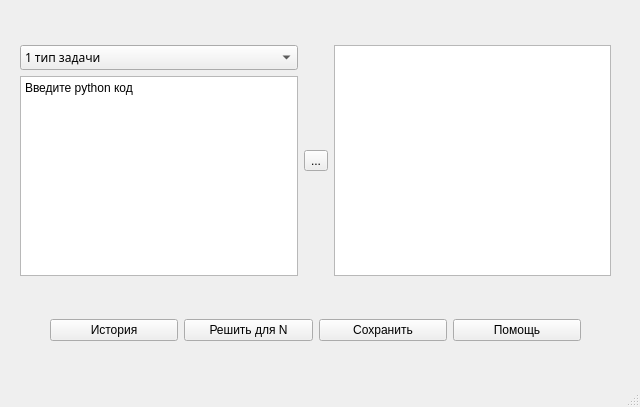
<?xml version="1.0" encoding="UTF-8"?>
<ui version="4.0">
 <class>MainWindow</class>
 <widget class="QMainWindow" name="MainWindow">
  <property name="geometry">
   <rect>
    <x>0</x>
    <y>0</y>
    <width>640</width>
    <height>407</height>
   </rect>
  </property>
  <property name="windowTitle">
   <string>Math And Code</string>
  </property>
  <widget class="QWidget" name="centralwidget">
   <widget class="QWidget" name="horizontalLayoutWidget">
    <property name="geometry">
     <rect>
      <x>20</x>
      <y>45</y>
      <width>591</width>
      <height>231</height>
     </rect>
    </property>
    <layout class="QHBoxLayout" name="horizontalLayout">
     <item>
      <layout class="QVBoxLayout" name="verticalLayout">
       <item>
        <widget class="QComboBox" name="comboBox">
         <property name="font">
          <font>
           <family>Noto Sans</family>
          </font>
         </property>
         <item>
          <property name="text">
           <string>1 тип задачи</string>
          </property>
         </item>
         <item>
          <property name="text">
           <string>2 тип задачи</string>
          </property>
         </item>
         <item>
          <property name="text">
           <string>3 тип задачи</string>
          </property>
         </item>
        </widget>
       </item>
       <item>
        <widget class="QPlainTextEdit" name="plainTextEdit">
         <property name="plainText">
          <string>Введите python код
</string>
         </property>
        </widget>
       </item>
      </layout>
     </item>
     <item>
      <widget class="QToolButton" name="toolButton">
       <property name="text">
        <string>...</string>
       </property>
       <property name="icon">
        <iconset theme="arrow-right"/>
       </property>
       <property name="iconSize">
        <size>
         <width>22</width>
         <height>22</height>
        </size>
       </property>
      </widget>
     </item>
     <item>
      <widget class="QTextBrowser" name="textBrowser"/>
     </item>
    </layout>
   </widget>
   <widget class="QWidget" name="horizontalLayoutWidget_2">
    <property name="geometry">
     <rect>
      <x>50</x>
      <y>310</y>
      <width>531</width>
      <height>41</height>
     </rect>
    </property>
    <layout class="QHBoxLayout" name="horizontalLayout_2">
     <item>
      <widget class="QPushButton" name="pushButton_3">
       <property name="text">
        <string>История</string>
       </property>
       <property name="icon">
        <iconset theme="shallow-history">
         <normaloff>.</normaloff>.</iconset>
       </property>
       <property name="iconSize">
        <size>
         <width>22</width>
         <height>22</height>
        </size>
       </property>
      </widget>
     </item>
     <item>
      <widget class="QPushButton" name="pushButton_2">
       <property name="text">
        <string>Решить для N</string>
       </property>
       <property name="icon">
        <iconset theme="games-hint">
         <normaloff>.</normaloff>.</iconset>
       </property>
       <property name="iconSize">
        <size>
         <width>22</width>
         <height>22</height>
        </size>
       </property>
      </widget>
     </item>
     <item>
      <widget class="QPushButton" name="pushButton_5">
       <property name="text">
        <string>Сохранить</string>
       </property>
       <property name="icon">
        <iconset theme="document-save">
         <normaloff>.</normaloff>.</iconset>
       </property>
       <property name="iconSize">
        <size>
         <width>22</width>
         <height>22</height>
        </size>
       </property>
      </widget>
     </item>
     <item>
      <widget class="QPushButton" name="pushButton_4">
       <property name="text">
        <string>Помощь</string>
       </property>
       <property name="icon">
        <iconset theme="documentinfo">
         <normaloff>.</normaloff>.</iconset>
       </property>
       <property name="iconSize">
        <size>
         <width>22</width>
         <height>22</height>
        </size>
       </property>
      </widget>
     </item>
    </layout>
   </widget>
  </widget>
  <widget class="QMenuBar" name="menubar">
   <property name="geometry">
    <rect>
     <x>0</x>
     <y>0</y>
     <width>640</width>
     <height>30</height>
    </rect>
   </property>
  </widget>
  <widget class="QStatusBar" name="statusbar"/>
 </widget>
 <resources/>
 <connections/>
</ui>
